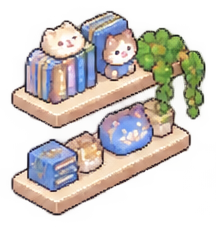
#> input picture art/ref/files/bookshelf_0_default.png, 216 x 227 px; its folder holds only this picture in this run
$ python build-furni-tiles.py
#> lines starting #> are read from the running program, lines starting #| are printed output that depends on the picture
"""가구 원본 그림 → 게임용 스프라이트.

    py tools/build-furni-tiles.py art/ref/files

산출물은 `webapp/public/art/furni/<파일명>.png`. 파일명이 곧 아틀라스 키다(`{furniId}_{방향}_{상태}`).

## 왜 일괄 축소가 아닌가

**가구는 서로 크기가 달라야 한다.** 폭을 전부 64로 맞추면 조명이 탁자만큼 넓어진다.
받는 그림은 크기가 제각각이라(68~256px) 원본 비율을 믿을 수도 없다.
그래서 **물건별 목표 폭**을 아래 표에 적어 둔다. 눈으로 보고 한 번 맞추면 되는 값이다.

기준: 바닥 타일이 64×32, 고양이가 53×69. 의자는 고양이보다 조금 작고, 냉장고는 고양이보다 크다.

## 왜 색을 줄이는가

생성 AI 는 거의 같은 색을 수천 가지로 만든다(여기선 6,000~27,000개).
그대로 두면 파일이 커지고 도트 느낌이 뭉개진다. 고양이 아틀라스 때와 같은 처리다.
"""
import pathlib
import sys

from PIL import Image

ROOT = pathlib.Path(__file__).resolve().parent.parent
OUT = ROOT / "webapp/public/art/furni"

COLORS = 24          # 가구는 캐릭터보다 색이 다양해도 된다(나무결·금속 등)
DEFAULT_W = 56

# 물건별 목표 **폭**(px). 높이는 비율대로 따라간다.
# 바닥에 닿는 면이 64×32 다이아몬드 안에 들어오는 것이 원칙이라 대개 64 이하다.
TARGET_W = {
    "table_round": 62,      # 한 칸을 거의 채우는 둥근 탁자
    "rug_round": 64,        # 바닥에 깔리는 것 — 타일 폭에 맞춘다
    "bookshelf": 58,
    "fridge_red": 52,       # 좁고 높다
    "chair_wood": 44,       # 고양이(53)보다 작아야 앉은 그림이 자연스럽다
    "lamp_floor": 30,       # 가늘고 높다 — 폭을 넓히면 기둥이 통나무가 된다
    "plant_pot": 40,
    "frame_photo": 38,      # 벽걸이
    "flower_pot": 46,       # 캣닢 화분 (4단계 공통)
    "flower_cut": 26,       # 캣닢 잎 — 가방 아이콘 크기
}

MAX_H = 112              # 벽 높이(96)보다 조금 더. 이보다 높으면 방을 가린다.


def target_width(name: str) -> int:
    """파일명 앞부분(furniId)으로 목표 폭을 찾는다. `flower_pot_0_bloom` → `flower_pot`."""
    for key, w in sorted(TARGET_W.items(), key=lambda kv: -len(kv[0])):
        if name.startswith(key):
            return w
    return DEFAULT_W


def convert(path: pathlib.Path) -> tuple[str, str]:
    im = Image.open(path).convert("RGBA")
#> im is the input picture: PIL image 216x227 RGBA; mean R, G, B, A 152.2, 143.3, 135.6, 128.8

    # 투명 여백을 먼저 잘라낸다. 그래야 "폭 46" 이 그림의 실제 폭이 된다
    # (여백이 섞여 있으면 물건마다 실제 크기가 달라진다).
    box = im.getbbox()
#> box = (0, 6, 216, 227)
    if box:
        im = im.crop(box)
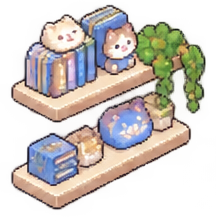
#> im: PIL image 216x221 RGBA; mean R, G, B, A 153.1, 143.9, 136.1, 132.3; transparent parts drawn white

    w = target_width(path.stem)
    h = max(1, round(im.height * w / im.width))
#> h = 59
    if h > MAX_H:                       # 너무 높으면 높이를 기준으로 다시 맞춘다
        h = MAX_H
        w = max(1, round(im.width * h / im.height))

    small = im.resize((w, h), Image.LANCZOS)
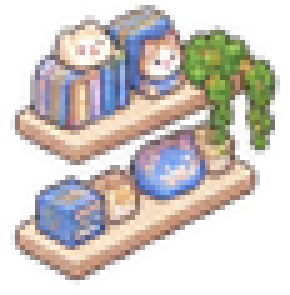
#> small: PIL image 58x59 RGBA (shown 5 times larger); mean R, G, B, A 109.6, 102.7, 94.3, 132.5; transparent parts drawn white

    # 색 줄이기. 알파를 보존해야 하므로 RGB 만 양자화하고 알파는 따로 붙인다.
    alpha = small.getchannel("A")
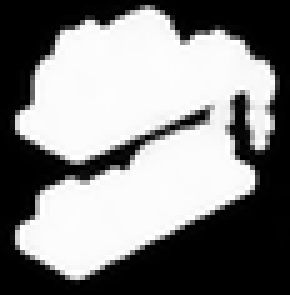
#> alpha: PIL image 58x59 L (shown 5 times larger); min 0, max 255, mean 132.5
    rgb = small.convert("RGB").quantize(colors=COLORS, method=Image.MEDIANCUT).convert("RGB")
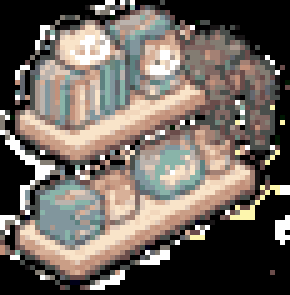
#> rgb: PIL image 58x59 RGB (shown 5 times larger); mean R, G, B 110.4, 101.9, 94.6
    out = rgb.convert("RGBA")
    out.putalpha(alpha)
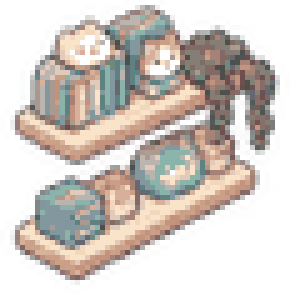
#> out: PIL image 58x59 RGBA (shown 5 times larger); mean R, G, B, A 110.4, 101.9, 94.6, 132.5; transparent parts drawn white
    # 반투명 가장자리는 도트에서 지저분하다 → 임계값으로 자른다.
    out.putalpha(alpha.point(lambda a: 255 if a > 128 else 0))
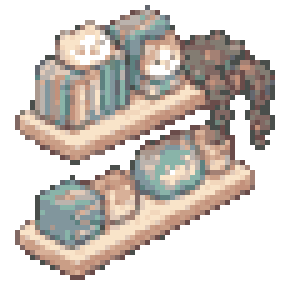
#> out: PIL image 58x59 RGBA (shown 5 times larger); mean R, G, B, A 110.4, 101.9, 94.6, 134.1; transparent parts drawn white

    OUT.mkdir(parents=True, exist_ok=True)
    out.save(OUT / path.name)
    return path.name, f"{im.width}x{im.height} -> {w}x{h}"


def main():
    src = pathlib.Path(sys.argv[1] if len(sys.argv) > 1 else "art/ref/files")
    if not src.is_absolute():
        src = ROOT / src
    files = sorted(src.glob("*.png"))
    if not files:
        raise SystemExit(f"{src} 에 png 가 없습니다")

    for p in files:
        if "OPTIONAL" in p.stem:        # 아직 정의(JSON)가 4단계라 쓰이지 않는다
            print(f"{p.name:40s} 건너뜀 (정의가 5단계가 되면 쓴다)")
            continue
        name, how = convert(p)
#> name = 'bookshelf_0_default.png'; how = '216x221 -> 58x59'
        print(f"{name:40s} {how}")
#| bookshelf_0_default.png                  216x221 -> 58x59

    print(f"\n{OUT} 에 넣었습니다.")
    return 0


if __name__ == "__main__":
    sys.exit(main())
#> (the program exits here)

$ run again, on art/ref/files/flower_pot_0_bud.png
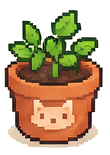
#> input picture art/ref/files/flower_pot_0_bud.png, 110 x 155 px
#> in convert, im is the input picture: PIL image 110x155 RGBA; mean R, G, B, A 192, 168.5, 134.3, 153.4
#> box = (4, 9, 104, 148)
#> in convert, `im = im.crop(box)`:
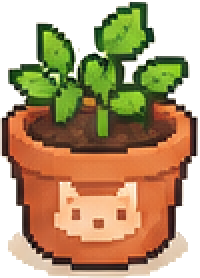
#> im: PIL image 100x139 RGBA (shown 2 times larger); mean R, G, B, A 178.5, 151.3, 111.8, 188.2; transparent parts drawn white
#> in convert, `out.putalpha(alpha.point(lambda a: 255 if a > 128 else 0))`:
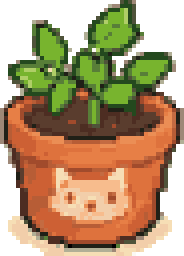
#> out: PIL image 46x64 RGBA (shown 4 times larger); mean R, G, B, A 130.7, 104.2, 65.6, 188.7; transparent parts drawn white
#| flower_pot_0_bud.png                     100x139 -> 46x64

$ run again, on art/ref/files/flower_pot_0_seed.png
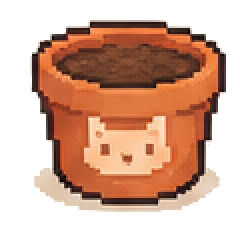
#> input picture art/ref/files/flower_pot_0_seed.png, 120 x 115 px (shown 2 times larger)
#> in convert, im is the input picture: PIL image 120x115 RGBA; mean R, G, B, A 208.9, 165.5, 141.3, 147.8
#> box = (15, 9, 113, 106)
#> in convert, `im = im.crop(box)`:
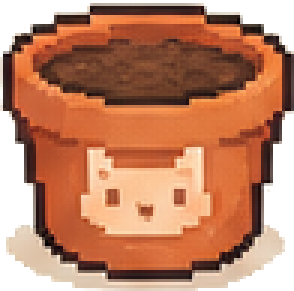
#> im: PIL image 98x97 RGBA (shown 3 times larger); mean R, G, B, A 189.8, 130, 99.8, 214.6; transparent parts drawn white
#> in convert, `out.putalpha(alpha.point(lambda a: 255 if a > 128 else 0))`:
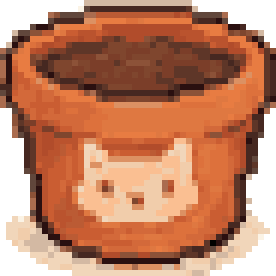
#> out: PIL image 46x46 RGBA (shown 6 times larger); mean R, G, B, A 165.5, 102.8, 72.6, 216.2; transparent parts drawn white
#| flower_pot_0_seed.png                    98x97 -> 46x46

$ run again, on art/ref/files/chair_wood_0_default.png
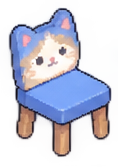
#> input picture art/ref/files/chair_wood_0_default.png, 118 x 167 px
#> in convert, im is the input picture: PIL image 118x167 RGBA; mean R, G, B, A 130.3, 132.4, 160, 116
#> box = (0, 0, 118, 167)
#> in convert, `rgb = small.convert("RGB").quantize(colors=COLORS, method=Image.MEDIAN..`:
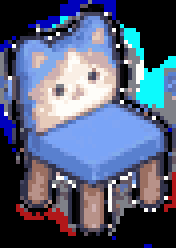
#> rgb: PIL image 44x62 RGB (shown 4 times larger); mean R, G, B 85.2, 94.4, 120
#> in convert, `out.putalpha(alpha.point(lambda a: 255 if a > 128 else 0))`:
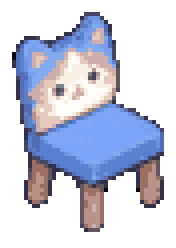
#> out: PIL image 44x62 RGBA (shown 4 times larger); mean R, G, B, A 85.2, 94.4, 120, 117.1; transparent parts drawn white
#| chair_wood_0_default.png                 118x167 -> 44x62
